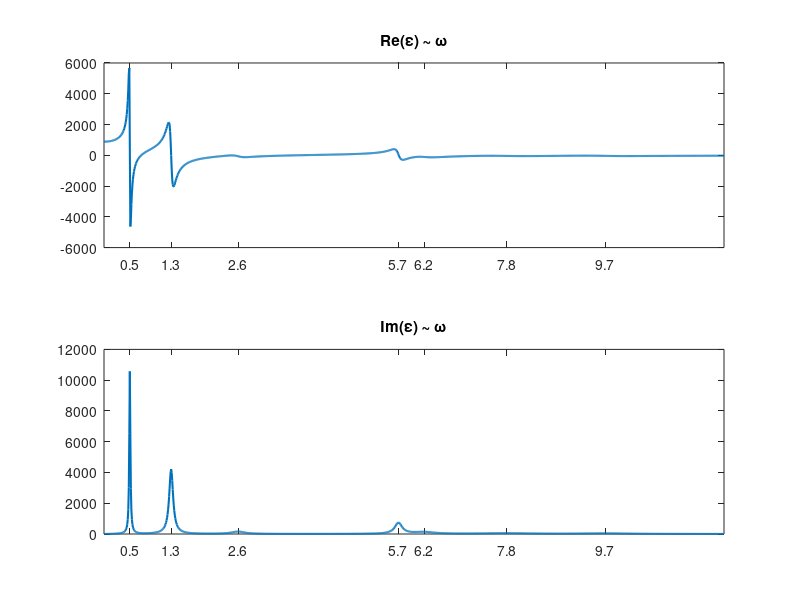

This figure's MATLAB source:
om = [.5, 1.3, 2.6, 5.7, 6.2, 7.8, 9.7];
gamma = [om(1) * .05, om(2) * .07, om(3) * .12, om(4) * .03, om(5) * .08, om(6) * .15, om(7) * .11];
f = [132, 498, 123, 699, 359, 439, 392];
omega = [0:.01:12];

function [re, im] = epsilon(om, gamma, f, omega)
  re = [];
  im = [];
  for k = 1 : length(omega)
    x = omega(k);
    v = 0;
    for j = 1 : length(om)
      z = om(j) * om(j) - x * x - i * x * gamma(j);
      v += f(j) / z;
    endfor
    re = [re, real(v)];
    im = [im, imag(v)];
  endfor
endfunction

[res, ims] = epsilon(om, gamma, f, omega);

subplot(2, 1, 1);
reh = plot(omega, res, 'linewidth', 1.5);
title('Re(\epsilon) ~ \omega');
set(gca, 'xtick', om);
hold on;
subplot(2, 1, 2);
imh = plot(omega, ims, 'linewidth', 1.5);
title('Im(\epsilon) ~ \omega');
set(gca, 'xtick', om);
